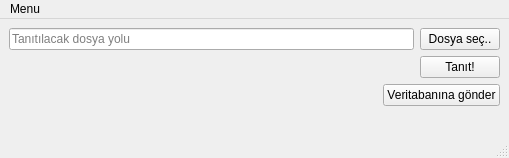
<?xml version="1.0" encoding="UTF-8"?>
<ui version="4.0">
 <class>MainWindow</class>
 <widget class="QMainWindow" name="MainWindow">
  <property name="geometry">
   <rect>
    <x>0</x>
    <y>0</y>
    <width>509</width>
    <height>158</height>
   </rect>
  </property>
  <property name="minimumSize">
   <size>
    <width>500</width>
    <height>150</height>
   </size>
  </property>
  <property name="windowTitle">
   <string>Nanonets</string>
  </property>
  <widget class="QWidget" name="centralwidget">
   <layout class="QVBoxLayout" name="verticalLayout">
    <item>
     <layout class="QHBoxLayout" name="horizontalLayout">
      <item>
       <widget class="QLineEdit" name="nanonetsDosyaYoluLine">
        <property name="text">
         <string/>
        </property>
        <property name="placeholderText">
         <string>Tanıtılacak dosya yolu</string>
        </property>
       </widget>
      </item>
      <item>
       <widget class="QPushButton" name="nanonetsDosyaYoluBtn">
        <property name="text">
         <string>Dosya seç..</string>
        </property>
       </widget>
      </item>
     </layout>
    </item>
    <item alignment="Qt::AlignRight">
     <widget class="QPushButton" name="nanonetsTanitBtn">
      <property name="text">
       <string>Tanıt!</string>
      </property>
     </widget>
    </item>
    <item alignment="Qt::AlignRight">
     <widget class="QPushButton" name="dbBtn">
      <property name="text">
       <string>Veritabanına gönder</string>
      </property>
     </widget>
    </item>
    <item>
     <widget class="QLabel" name="nanonetsLabel">
      <property name="text">
       <string/>
      </property>
     </widget>
    </item>
   </layout>
  </widget>
  <widget class="QMenuBar" name="menubar">
   <property name="geometry">
    <rect>
     <x>0</x>
     <y>0</y>
     <width>509</width>
     <height>26</height>
    </rect>
   </property>
   <widget class="QMenu" name="menuMenu">
    <property name="title">
     <string>Menu</string>
    </property>
    <addaction name="nanonetsConfigAction"/>
   </widget>
   <addaction name="menuMenu"/>
  </widget>
  <widget class="QStatusBar" name="statusbar"/>
  <action name="nanonetsConfigAction">
   <property name="text">
    <string>Nanonets Konfigürasyonu</string>
   </property>
  </action>
 </widget>
 <resources/>
 <connections/>
</ui>
